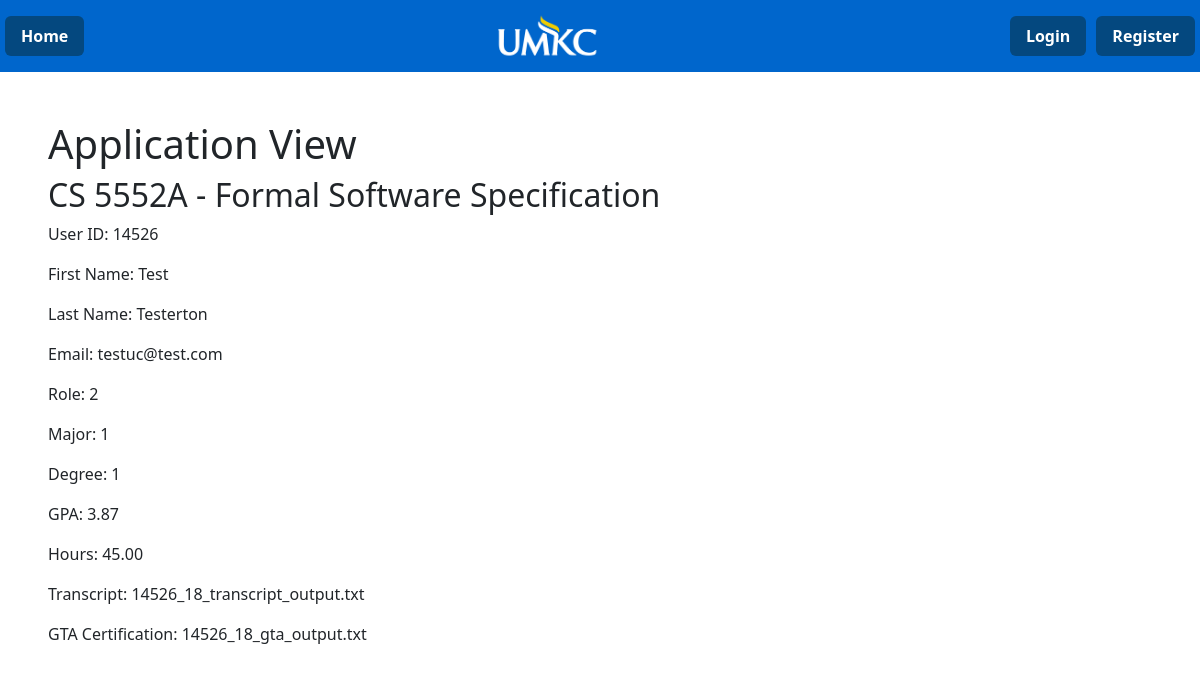
The app's page /view-user-application/1 with its own data.
### gta/model/models.py (models this page shows, shortened)
class Courses(db.Model):
    __tablename__ = "Courses"
    course_id = db.Column(db.Integer, primary_key=True)
    course_name = db.Column(db.String(25), nullable=False)
    course_level = db.Column(db.String(50), nullable=False)
    major_id = db.Column(db.Integer, db.ForeignKey("Majors.major_id"))

class Users(UserMixin, db.Model):
    __tablename__ = "Users"
    user_id = db.Column(db.Integer, primary_key=True)
    user_fname = db.Column(db.String(25), nullable=False)
    user_lname = db.Column(db.String(25), nullable=False)
    user_email = db.Column(db.String(25), nullable=False, unique=True)
    role = db.Column(db.Integer, db.ForeignKey("Roles.role_id"), nullable=False)
    major = db.Column(db.Integer, db.ForeignKey("Majors.major_id"), nullable=False)
    degree = db.Column(db.Integer, db.ForeignKey("Degrees.degree_id"), nullable=False)
    gpa = db.Column(db.Numeric(3,2))
    hours = db.Column(db.Numeric(3,2))
    user_pass = db.Column(db.String)
    role_relation = db.relationship('Roles', backref='users', lazy=True)
    major_relation = db.relationship('Majors', backref='users', lazy=True)
    degree_relation = db.relationship('Degrees', backref='users', lazy=True)

class Applications(db.Model):
    app_id = db.Column(db.Integer, primary_key=True)
    user_id = db.Column(db.Integer, db.ForeignKey("Users.user_id"))
    course_id = db.Column(db.Integer, db.ForeignKey("Courses.course_id"))
    status = db.Column(db.Boolean, nullable=False)
    editable = db.Column(db.Boolean, nullable=False)
    job_id = db.Column(db.Integer, db.ForeignKey("Jobs.job_id"))
    gta_cert_file_name = db.Column(db.String(50))
    transcript_file_name = db.Column(db.String(50), nullable=False)

### gta/main/routes.py (the view)
@app.route('/view-user-application/<app_id>', methods=['POST', 'GET'])
def view_application(app_id):
    app = Applications.query.get(app_id)
    user = Users.query.get(app.user_id)
    job = db.session.execute(db.select(Courses.course_name, Courses.course_level).where(Jobs.course_required == Courses.course_id).where(Jobs.job_id == app.job_id)).all()
    return render_template('viewapplication.html', user = user, app=app, job=job)

### gta/templates/viewapplication.html
{% extends 'base.html' %}
{% block content %}
<h1>Application View</h1>
<h2>{{job[0][0]}} - {{job[0][1]}}</h2>
<p>User ID:    {{user.user_id}}</p>
<p>First Name: {{user.user_fname}}</p>
<p>Last Name:  {{user.user_lname}}</p>
<p>Email:      {{user.user_email}}</p>
<p>Role:       {{user.role}}</p>
<p>Major:      {{user.major}}</p>
<p>Degree:     {{user.degree}}</p>
<p>GPA:        {{user.gpa}}</p>
<p>Hours:      {{user.hours}}</p>
<p>Transcript: {{app.transcript_file_name}}</p>
<p>GTA Certification: {{app.gta_cert_file_name}}</p>
{% endblock %}

### gta/static/style.css (style rules this page uses)
.nav-pills .nav-link { background-color: var(--dark-blue); color: var(--white); font-weight: bold; }

### records on screen
Courses: course_name "CS 5552A", course_level "Formal Software Specification"
Users: user_id "14526", user_fname "Test", user_lname "Testerton", user_email "testuc@test.com", role "2", major "1", degree "1", gpa "3.87", hours "45.00"
Applications: transcript_file_name "14526_18_transcript_output.txt", gta_cert_file_name "14526_18_gta_output.txt"

### other values on screen
{{ render_nav_item('main.Home', 'Home') }} "Home"
{{ render_nav_item('form.LoginPage', 'Login') }} "Login"
{{ render_nav_item('form.RegisterPage', 'Register') }} "Register"
